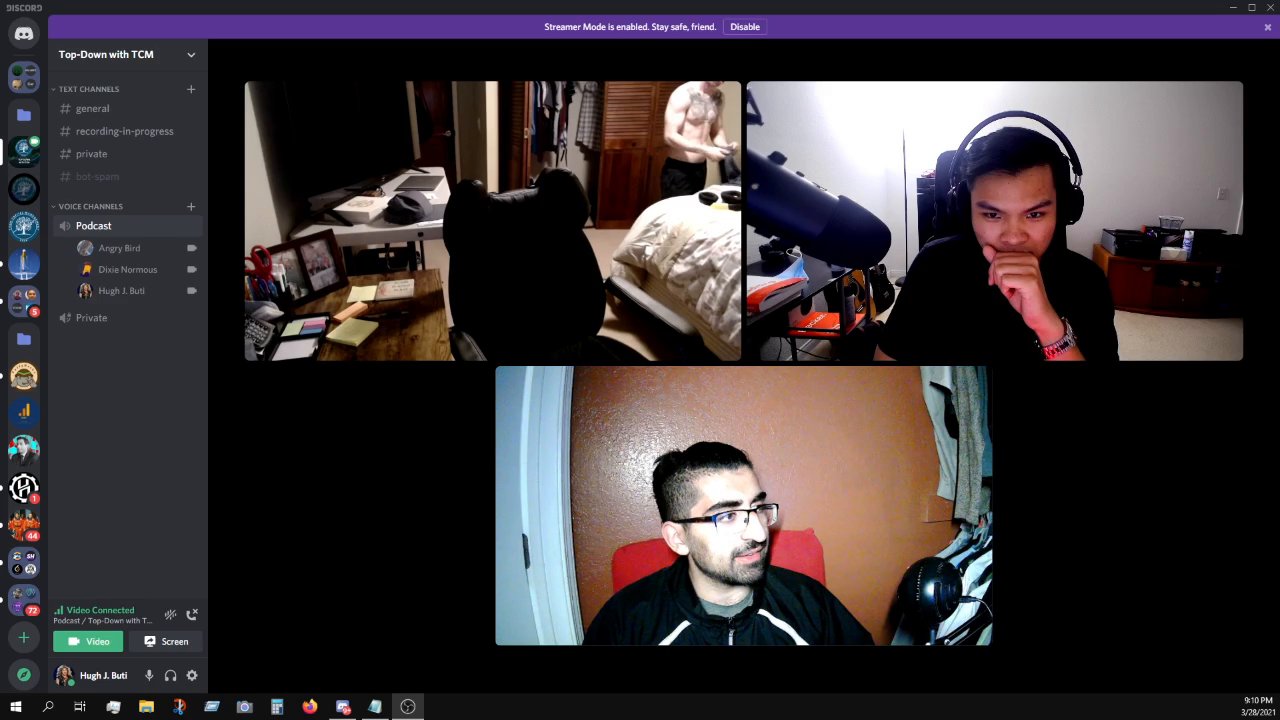
#> input picture frame 3 of Resources/Videos/sample.mp4, 1280 x 720 px
$ python face_detect_video.py
#> lines starting #> are read from the running program, lines starting #| are printed output that depends on the picture; after the words box and inside, x2 and y2 are one past the last pixel; in counts of white or black regions, pixels touching at a corner belong together
# -*- coding: utf-8 -*-
"""
Created on Mon Sep 20 12:36:20 2021

@author: ab
"""
import cv2 as cv
import os

# set current working director
os.chdir(r"\Users\ab\Documents\GitHub\OpenCV-notes")

# use the haar_cascade xml file to make an actual classifier variable
haar_cascade = cv.CascadeClassifier('haar_face.xml')

# capture video (use 0 for webcam)
cap = cv.VideoCapture(r"Resources/Videos/sample.mp4")

# use loop to convert video images to grayscale
while True:
    _, img = cap.read()
#> img is the input picture: shape (720, 1280, 3); mean B, G, R 54.6, 51.7, 58.3
    gray = cv.cvtColor(img, cv.COLOR_BGR2GRAY)
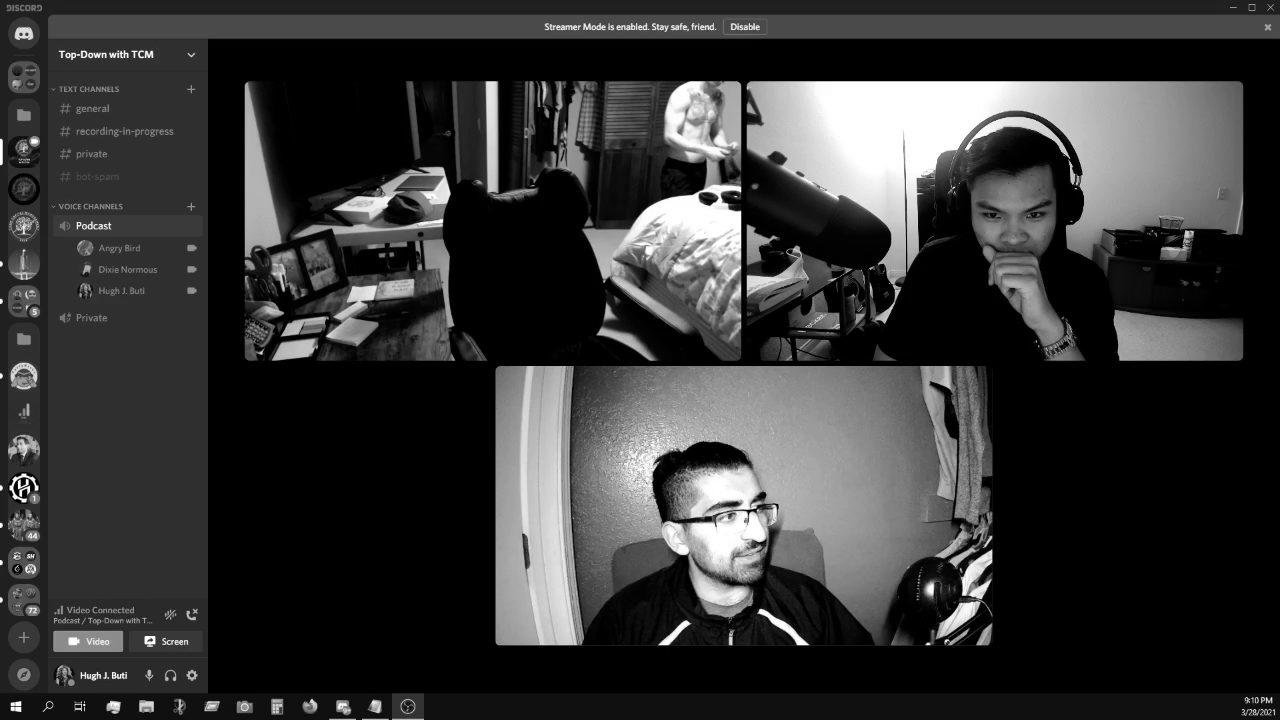
#> gray: shape (720, 1280); min 0, max 255, mean 53.9

    # use the haar cascade from the OpenCV file
    faces = haar_cascade.detectMultiScale(gray, 1.4, 9)
#> faces = [[967, 180, 92, 92], [949, 165, 129, 129]]
    ## bigger scale factor = faster but less accurate
    ## more neighbors means higher quality but less detection

    # loop
    for (x,y,w,h) in faces:
        cv.rectangle(img, (x,y), (x+w, y+h), (0,255,0), thickness=2)
#> this loop made 2 passes
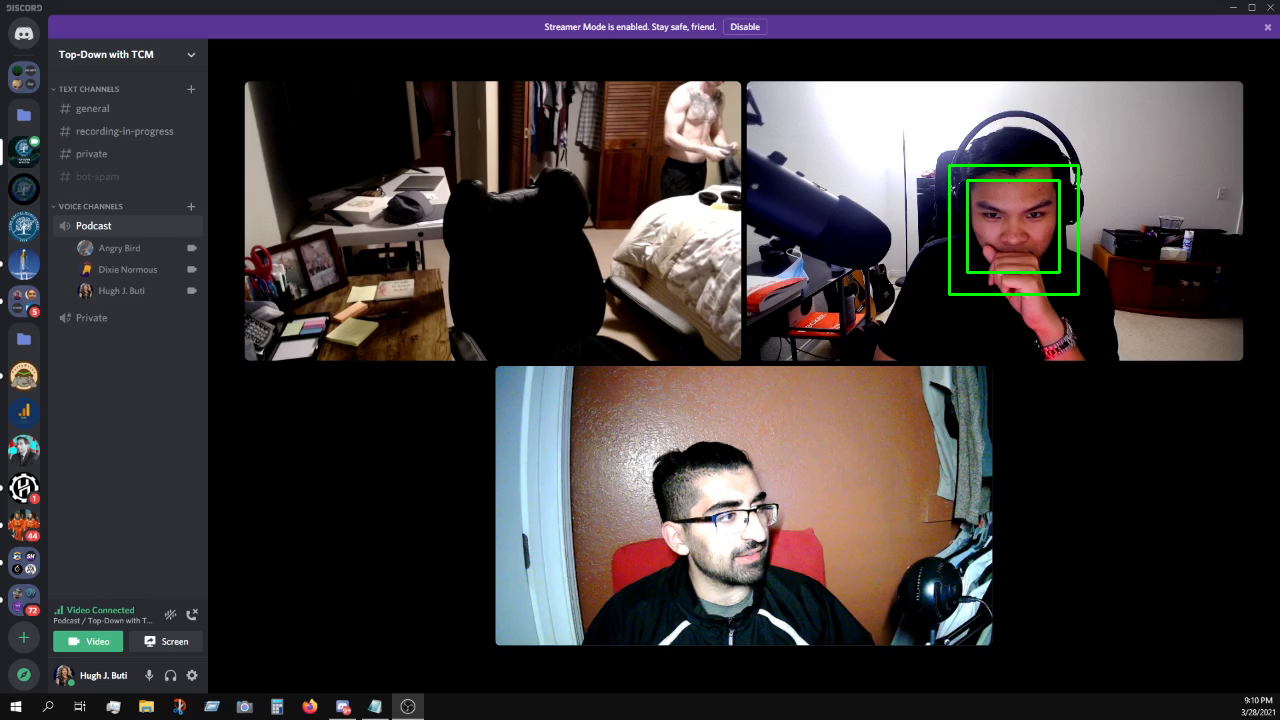
#> img: shape (720, 1280, 3); 0.29% of pixels changed, all inside (x1, y1, x2, y2) = (948, 164, 1080, 296)

    cv.imshow('img', img)

    # break loop if escape key is pressed
    k = cv.waitKey(30) & 0xff
#> (key Esc is pressed here)
    if k == 27:
        break

# release the camera
cap.release()


########################
# ending functions

cv.destroyAllWindows()

$ run again, starting later in the video
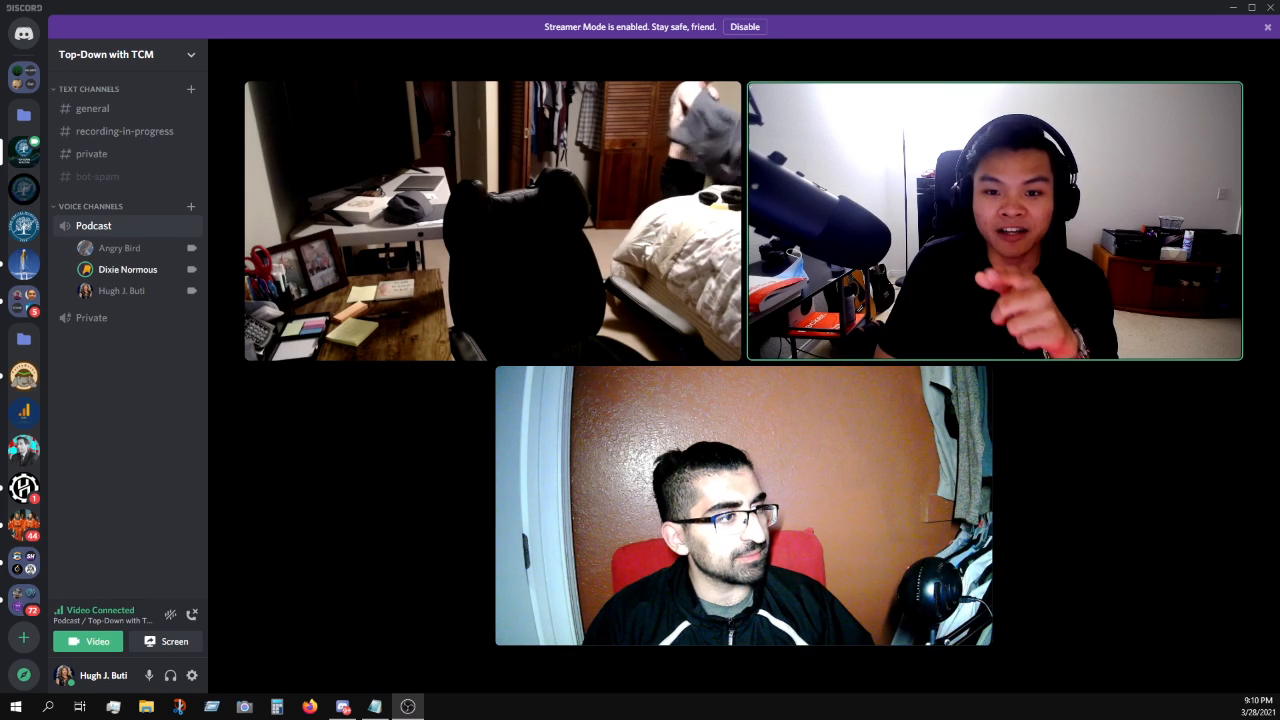
#> input picture frame 17 of Resources/Videos/sample.mp4, 1280 x 720 px
#> img is the input picture: shape (720, 1280, 3); mean B, G, R 54.4, 51.5, 58
#> `gray = cv.cvtColor(img, cv.COLOR_BGR2GRAY)`:
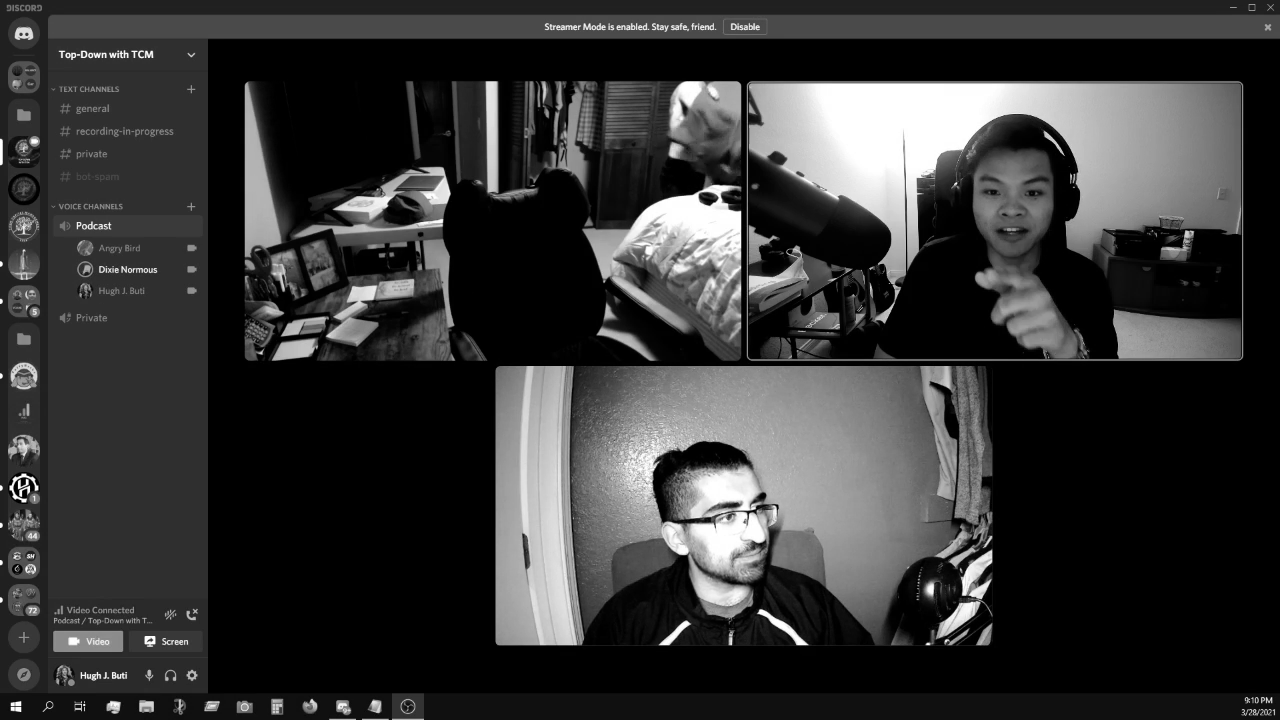
#> gray: shape (720, 1280); min 0, max 255, mean 53.8
#> faces = [[965, 159, 92, 92]]
#> the loop `for (x,y,w,h) in faces:` made 1 pass
#> after the loop `for (x,y,w,h) in faces:`:
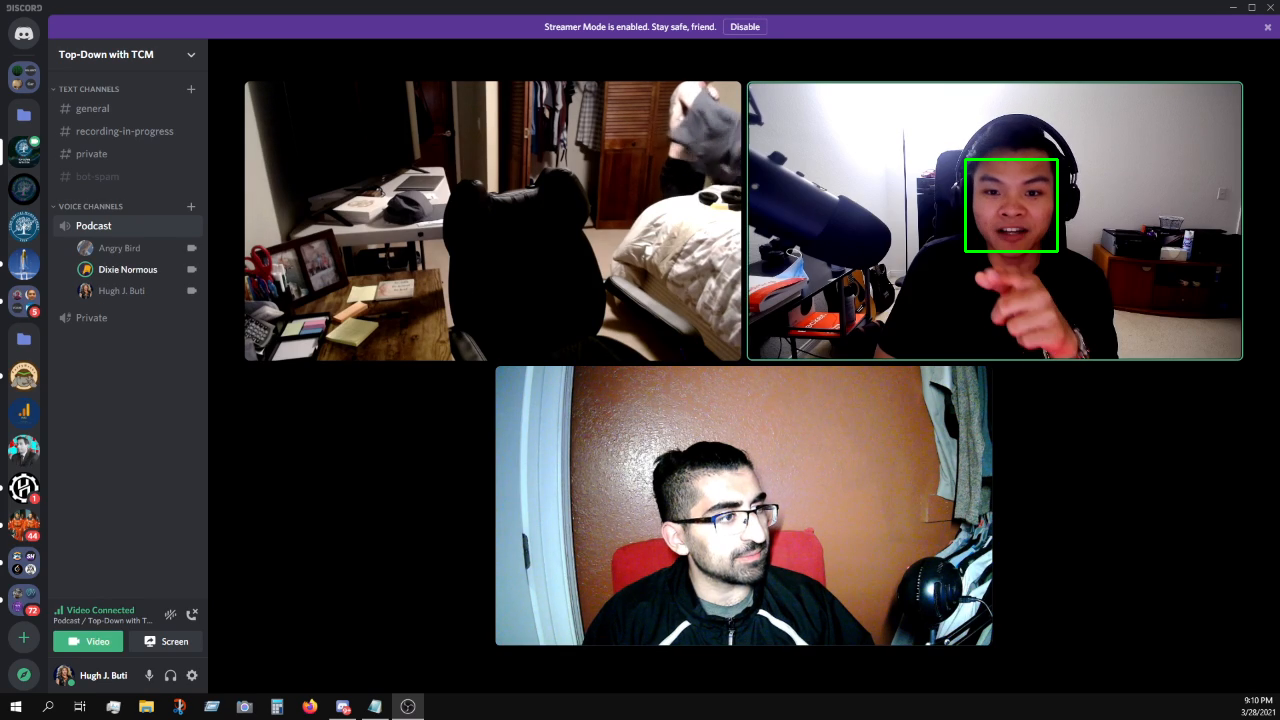
#> img: shape (720, 1280, 3); 0.12% of pixels changed, all inside (x1, y1, x2, y2) = (964, 158, 1059, 253)

$ run again, starting later in the video
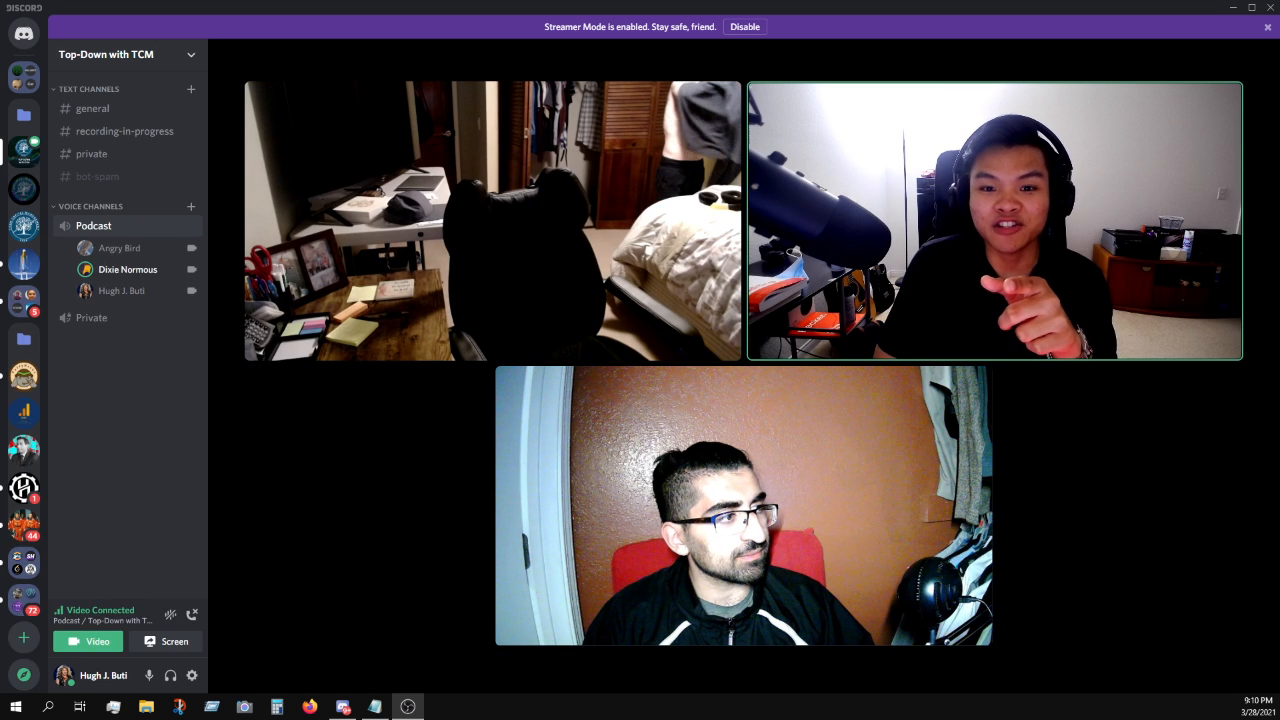
#> input picture frame 30 of Resources/Videos/sample.mp4, 1280 x 720 px
#> img is the input picture: shape (720, 1280, 3); mean B, G, R 54.1, 51.4, 57.9
#> `gray = cv.cvtColor(img, cv.COLOR_BGR2GRAY)`:
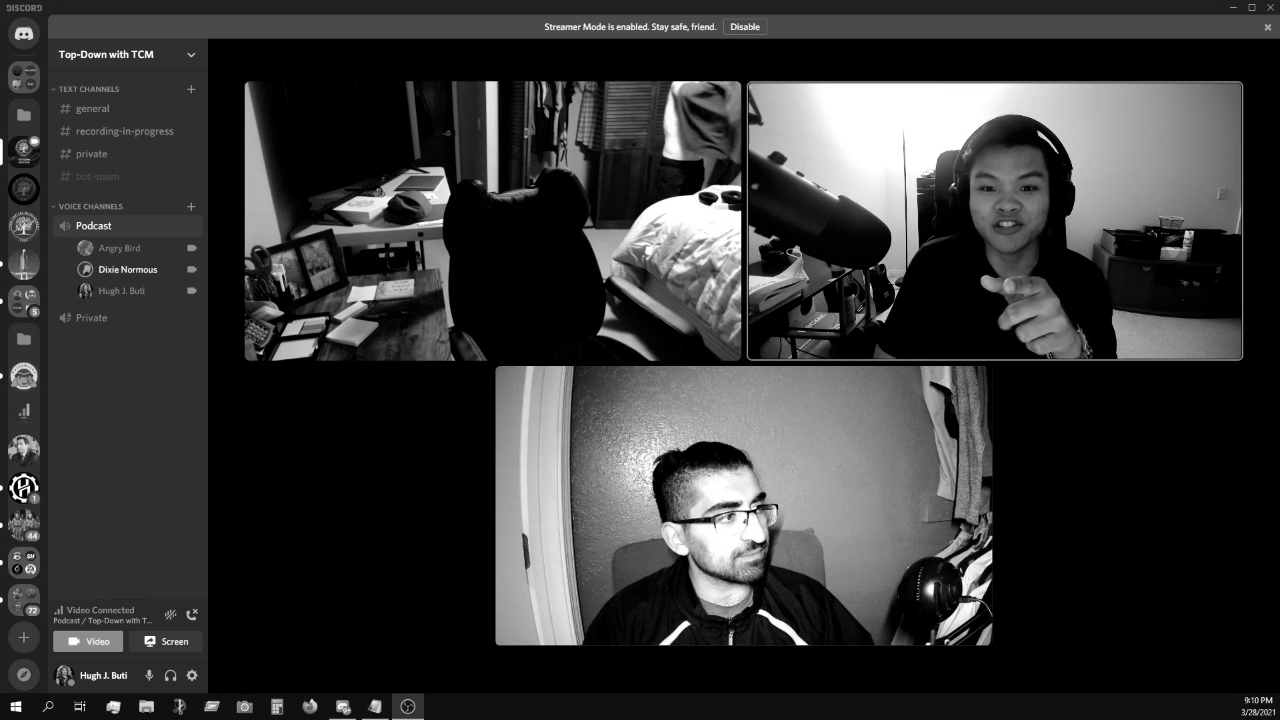
#> gray: shape (720, 1280); min 0, max 255, mean 53.6
#> faces = [[962, 155, 92, 92]]
#> the loop `for (x,y,w,h) in faces:` made 1 pass
#> after the loop `for (x,y,w,h) in faces:`:
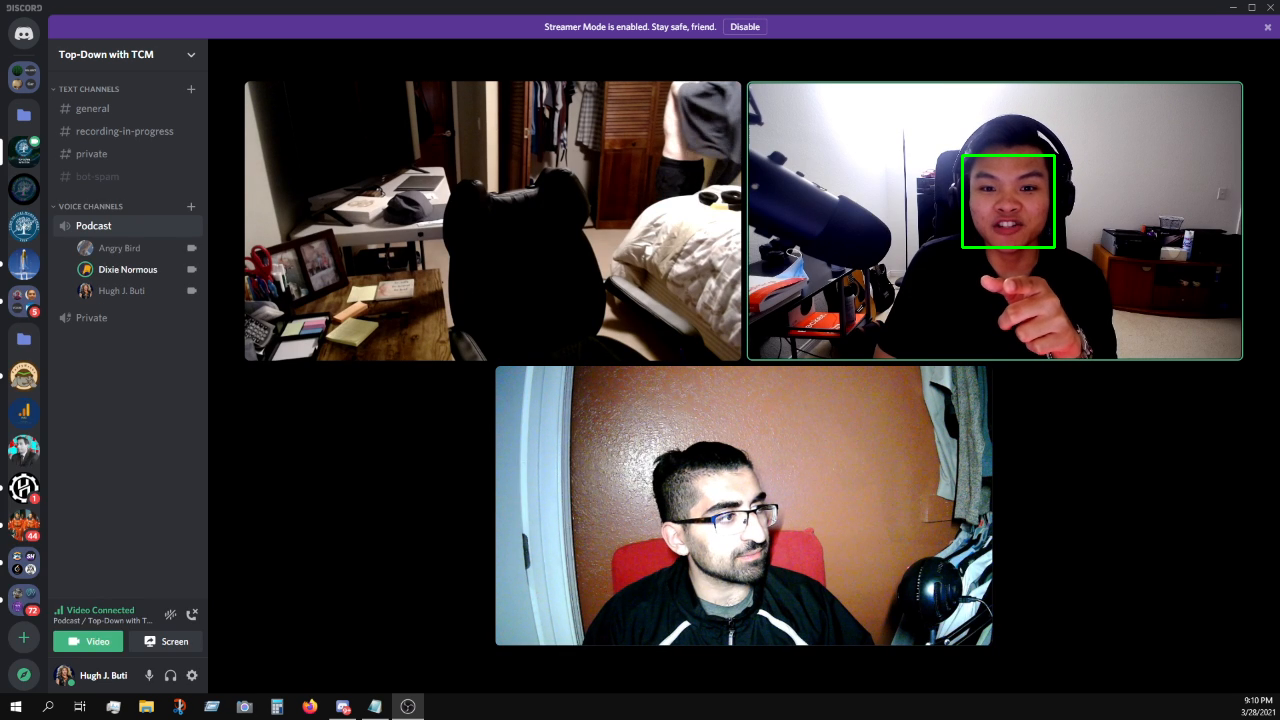
#> img: shape (720, 1280, 3); 0.12% of pixels changed, all inside (x1, y1, x2, y2) = (961, 154, 1056, 249)
